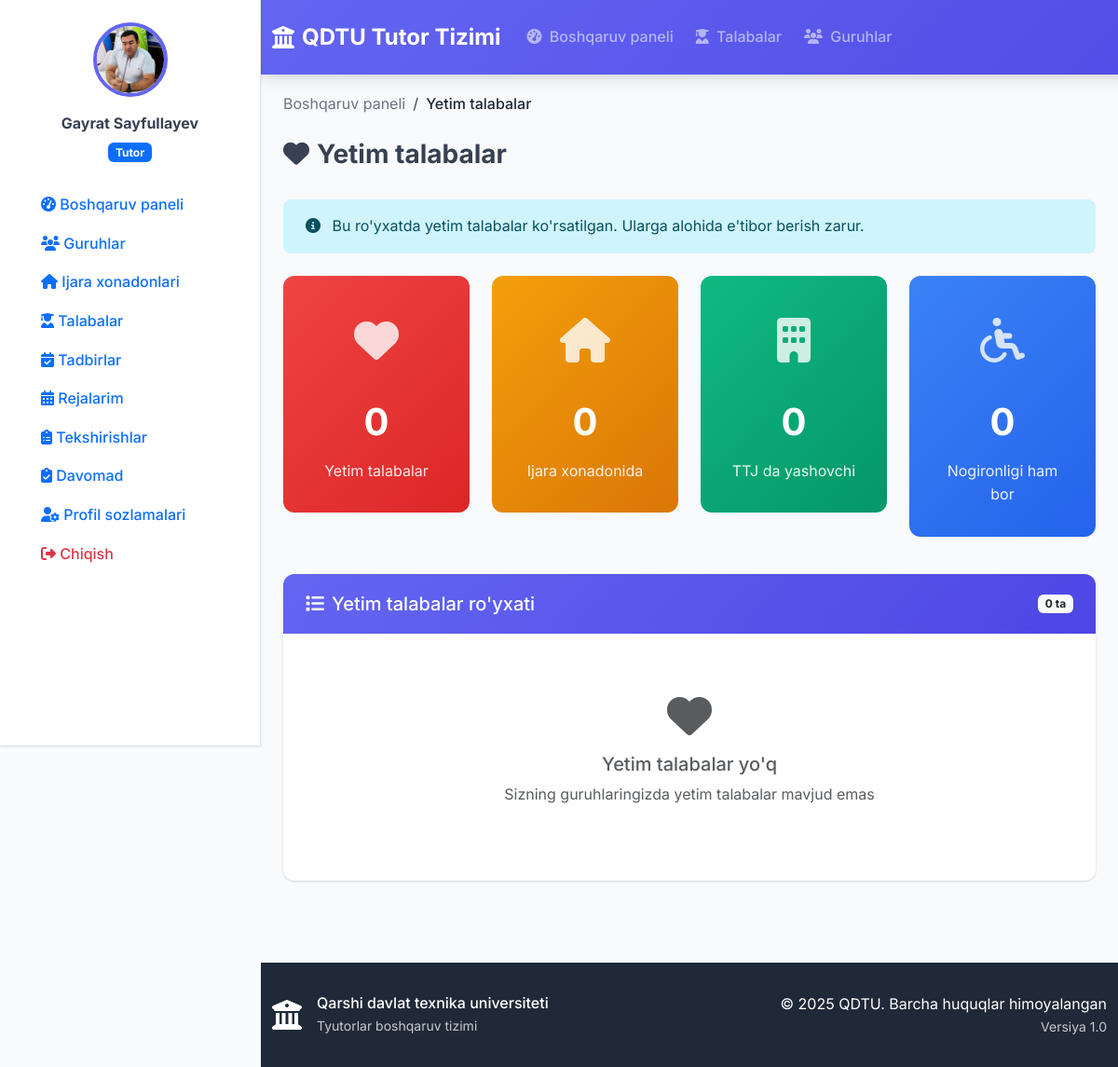
/students/orphan/ (signed in), run on the app's committed database.
### accounts/models.py (models this page shows, shortened)
class User(AbstractUser):
    USER_TYPE_CHOICES = (
        ('rector', 'Rektor'),
        ('dean', 'Dekan'),
        ('tutor', 'Tutor'),
    )
    user_type = models.CharField(
        max_length=10,
        choices=USER_TYPE_CHOICES,
        verbose_name="Foydalanuvchi turi"
    )
    faculty = models.ForeignKey(
        'faculty.Faculty',
        on_delete=models.SET_NULL,
        null=True,
        blank=True,
        verbose_name="Fakultet"
    )
    profile_picture = models.ImageField(
        upload_to='profile_pics/',
        null=True,
        blank=True,
        verbose_name="Profil rasmi"
    )
    phone_number = models.CharField(
        max_length=20,
        blank=True,
        verbose_name="Telefon raqami"
    )
    class Meta:
        verbose_name = "Foydalanuvchi"
        verbose_name_plural = "Foydalanuvchilar"
    def is_rector(self):
        return self.user_type == 'rector'
    def is_dean(self):
        return self.user_type == 'dean'
    def is_tutor(self):
        return self.user_type == 'tutor'
    def get_full_name(self):
        return f"{self.first_name} {self.last_name}".strip() or self.username

### students/views.py (the view)
# urls.py: path('orphan/', views.orphan_students, name='yetim_talabalar'),
@login_required
def orphan_students(request):
    user = request.user
    if hasattr(user, 'is_rector') and user.is_rector():
        students = Student.objects.filter(is_orphan=True)
    elif hasattr(user, 'is_dean') and user.is_dean():
        students = Student.objects.filter(is_orphan=True, group__faculty=user.faculty) if user.faculty else Student.objects.none()
    elif hasattr(user, 'is_tutor') and user.is_tutor():
        students = Student.objects.filter(is_orphan=True, group__tutor=user)
    else:
        students = Student.objects.none()
    context = {
        'students': students,
    }
    return render(request, 'students/orphan_students.html', context)

### templates/students/orphan_students.html (shortened to what this page needs)
{% extends 'base.html' %}
{% block content %}
<div class="container-fluid">
    <div class="row mb-4">
        <div class="col">
            <nav aria-label="breadcrumb">
                <ol class="breadcrumb">
                    <li class="breadcrumb-item"><a href="{% url 'dashboard' %}">Boshqaruv paneli</a></li>
                    <li class="breadcrumb-item active">Yetim talabalar</li>
                </ol>
            </nav>
            <h1 class="h3 fw-bold"><i class="fas fa-heart me-2"></i>Yetim talabalar</h1>
        </div>
    </div>
    <div class="alert alert-info mb-4">
        <i class="fas fa-info-circle me-2"></i>
        Bu ro'yxatda yetim talabalar ko'rsatilgan. Ularga alohida e'tibor berish zarur.
    </div>
    <div class="row mb-4">
        <div class="col-lg-3 col-md-6 mb-3">
            <div class="stats-card danger">
                <div class="icon">
                    <i class="fas fa-heart"></i>
                </div>
                <div class="number">{{ students.count }}</div>
                <div class="label">Yetim talabalar</div>
            </div>
        </div>
        <div class="col-lg-3 col-md-6 mb-3">
            <div class="stats-card warning">
                <div class="icon">
                    <i class="fas fa-home"></i>
                </div>
                <div class="number">
                    {% with renting=0 %}
                        {{ renting }}
                    {% endwith %}
                </div>
                <div class="label">Ijara xonadonida</div>
            </div>
        </div>
        <div class="col-lg-3 col-md-6 mb-3">
            <div class="stats-card success">
                <div class="icon">
                    <i class="fas fa-building"></i>
                </div>
                <div class="number">
                    {% with dormitory=0 %}
                        {{ dormitory }}
                    {% endwith %}
                </div>
                <div class="label">TTJ da yashovchi</div>
            </div>
        </div>
        <div class="col-lg-3 col-md-6 mb-3">
            <div class="stats-card info">
                <div class="icon">
                    <i class="fas fa-wheelchair"></i>
                </div>
                <div class="number">
                    {% with disabled=0 %}
                        {{ disabled }}
                    {% endwith %}
                </div>
                <div class="label">Nogironligi ham bor</div>
            </div>
        </div>
    </div>
    <div class="card">
        <div class="card-header text-white d-flex justify-content-between align-items-center">
            <h5 class="mb-0"><i class="fas fa-list me-2"></i>Yetim talabalar ro'yxati</h5>
            <span class="badge bg-light text-dark">{{ students.count }} ta</span>
        </div>
        <div class="card-body">
            {% if students %}
                <div class="mb-3">
                    <div class="search-box">
                        <i class="fas fa-search search-icon"></i>
                        <input type="text" class="form-control search-input" placeholder="Talaba qidirish..." data-target="#studentsTable">
                    </div>
                </div>
                <div class="table-responsive">
                    <table class="table table-hover" id="studentsTable">
                        <thead>
                            <tr>
                                <th>F.I.O</th>
                                <th>Guruh</th>
                                <th>Yashash</th>
                                <th>Telefon</th>
                                <th>Qo'shimcha</th>
                                <th>Amallar</th>
                            </tr>
                        </thead>
                        <tbody>
                            {% for student in students %}
                                <tr>
                                    <td>
                                        <div class="d-flex align-items-center">
                                            <div class="rounded-circle bg-danger bg-gradient d-flex align-items-center justify-content-center me-3" style="width: 40px; height: 40px;">
                                                <i class="fas fa-heart text-white"></i>
                                            </div>
                                            <div>
                                                <div class="fw-medium">{{ student.full_name }}</div>
                                                <small class="text-muted">{{ student.get_gender_display }} • {{ student.birth_date|date:"d.m.Y" }}</small>
                                            </div>
                                        </div>
                                    </td>
                                    <td>
                                        <div class="fw-medium">{{ student.group.name }}</div>
                                        <small class="text-muted">{{ student.group.faculty.name }}</small>
                                    </td>
                                    <td>
                                        {% if student.is_renting %}
                                            <span class="badge bg-warning"><i class="fas fa-home me-1"></i>Ijara</span>
                                            <div class="small text-muted mt-1">{{ student.address|truncatechars:25 }}</div>
                                        {% elif student.lives_in_dormitory %}
                                            <span class="badge bg-success"><i class="fas fa-building me-1"></i>TTJ</span>
                                        {% else %}
                                            <span class="badge bg-secondary">Noma'lum</span>
                                        {% endif %}
                                    </td>
                                    <td>{{ student.phone_number|default:"-" }}</td>
                                    <td>
                                        {% if student.has_disability %}
                                            <span class="badge bg-secondary"><i class="fas fa-wheelchair me-1"></i>Nogiron</span>
                                        {% else %}
                                            <span class="text-muted">-</span>
                                        {% endif %}
                                    </td>
                                    <td>
                                        <div class="btn-group" role="group">
                                            <a href="{% url 'student_detail' student.id %}" class="btn btn-outline-primary btn-sm">
                                                <i class="fas fa-eye"></i>
                                            </a>
                                            {% if user.is_tutor and student.is_renting and student.group.tutor == user %}
                                                <a href="{% url 'create_inspection' student.id %}" class="btn btn-outline-success btn-sm">
                                                    <i class="fas fa-clipboard-check"></i>
                                                </a>
                                            {% endif %}
                                        </div>
                                    </td>
                                </tr>
                            {% endfor %}
                        </tbody>
                    </table>
                </div>
            {% else %}
                <div class="text-center py-5">
                    <i class="fas fa-heart fa-3x text-muted mb-3"></i>
                    <h5 class="text-muted">Yetim talabalar yo'q</h5>
                    <p class="text-muted">Sizning guruhlaringizda yetim talabalar mavjud emas</p>
                </div>
            {% endif %}
        </div>
    </div>
</div>
{% endblock %}

### templates/sidebar.html (shortened to what this page needs)
{% load static %}
<div class="sidebar" id="sidebar">
    <div class="sidebar-content">
        <div class="user-info text-center mb-4">
            {% if user.profile_picture %}
                <img src="{{ user.profile_picture.url }}" class="profile-image mb-3">
            {% else %}
                <div class="profile-initials mb-3">
                    {{ user.first_name|first|upper }}{{ user.last_name|first|upper }}
                </div>
            {% endif %}
            <div class="user-details">
                <div class="mb-1 fw-bold">{{ user.get_full_name }}</div>
                <div class="badge bg-primary">
                    {% if user.is_rector %}
                        Prorektor
                    {% elif user.is_dean %}
                        Dekan
                    {% elif user.is_tutor %}
                        Tutor
                    {% endif %}
                </div>
            </div>
        </div>
        <nav class="sidebar-nav">
            <ul class="nav flex-column">
                <li class="nav-item">
                    <a class="nav-link " href="{% url 'dashboard' %}">
                        <i class="fas fa-tachometer-alt"></i>
                        <span>Boshqaruv paneli</span>
                    </a>
                </li>
                {% if user.is_tutor %}
                    <li class="nav-item">
                        <a class="nav-link {% if request.resolver_match.url_name == 'group_list' or request.resolver_match.url_name == 'group_detail' %}active{% endif %}" href="{% url 'group_list' %}">
                            <i class="fas fa-users"></i>
                            <span>Guruhlar</span>
                        </a>
                    </li>
                    <li class="nav-item">
                        <a class="nav-link {% if request.resolver_match.url_name == 'room_list' or request.resolver_match.url_name == 'room_detail' %}active{% endif %}" href="{% url 'room_list' %}">
                            <i class="fas fa-home"></i>
                            <span>Ijara xonadonlari</span>
                        </a>
                    </li>
                    <li class="nav-item">
                        <a class="nav-link {% if request.resolver_match.url_name == 'student_list' or request.resolver_match.url_name == 'student_detail' %}active{% endif %}" href="{% url 'student_list' %}">
                            <i class="fas fa-user-graduate"></i>
                            <span>Talabalar</span>
                        </a>
                    </li>
                    <li class="nav-item">
                        <a class="nav-link" href="{% url 'event_list' %}">
                            <i class="fas fa-calendar-check"></i>
                            <span>Tadbirlar</span>
                        </a>
                    </li>
                    <li class="nav-item">
                        <a class="nav-link " href="{% url 'plan_list' %}">
                            <i class="fas fa-calendar-alt"></i>
                            <span>Rejalarim</span>
                        </a>
                    </li>
                {% endif %}
                <li class="nav-item">
                    <a class="nav-link {% if request.resolver_match.url_name == 'inspection_list' %}active{% endif %}" href="{% url 'inspection_list' %}">
                        <i class="fas fa-clipboard-list"></i>
                        <span>Tekshirishlar</span>
                    </a>
                </li>
                <li class="nav-item mt-auto">
                    <a href="{% url 'attendance_view' %}" class="nav-link flex items-center hover:bg-gray-100 {% if request.resolver_match.url_name == 'attendance_view' %}sidebar-active{% endif %}">
                        <i class="fas fa-clipboard-check mr-3"></i>
                        Davomad
                    </a>
                </li>
                <li class="nav-item mt-auto">
                    <a class="nav-link {% if request.resolver_match.url_name == 'profile' %}active{% endif %}" href="{% url 'profile' %}">
                        <i class="fas fa-user-cog"></i>
                        <span>Profil sozlamalari</span>
                    </a>
                </li>
                <li class="nav-item">
                    <a class="nav-link text-danger" href="{% url 'logout' %}">
                        <i class="fas fa-sign-out-alt"></i>
                        <span>Chiqish</span>
                    </a>
                </li>
            </ul>
        </nav>
    </div>
</div>

### data on the page
User: profile_picture (picture), get_full_name "Gayrat Sayfullayev"

### other printed values
{{ students.count }} "0"
{{ renting }} "0"
{{ dormitory }} "0"
{{ disabled }} "0"
